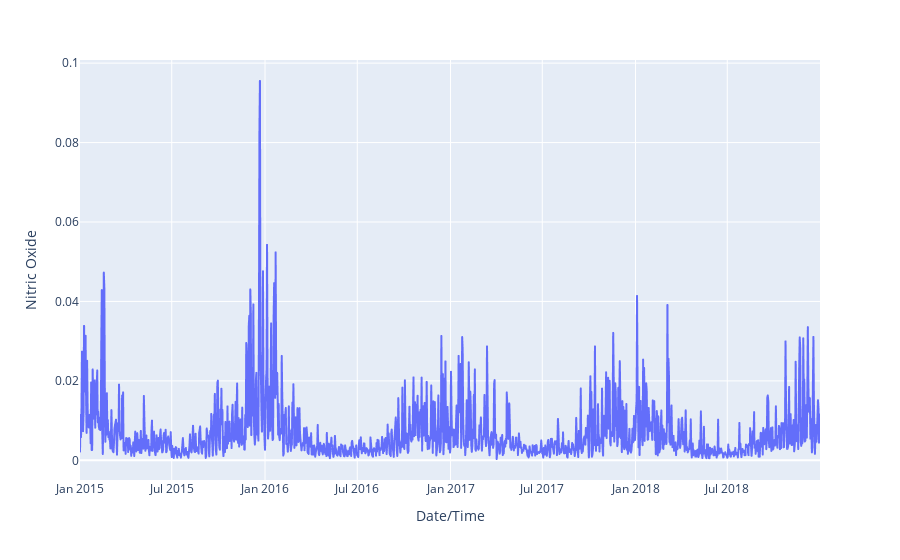

Notebook cell for this chart:
### Code cell
fig_NO = px.line(df4, x='Date/Time', y= 'Nitric Oxide')
fig_NO.show()

### Figure 1 — Plotly figure (JSON) as saved in the notebook; plotly's stock layout.template omitted (floating-point values rounded to 4 significant figures; data arrays with more than 128 entries replaced by an {"elided": "..."} marker saying what was removed)
{"data": [{"hovertemplate": "Date/Time=%{x}<br>Nitric Oxide=%{y}<extra></extra>", "legendgroup": "", "line": {"color": "#636efa", "dash": "solid"}, "marker": {"symbol": "circle"}, "mode": "lines", "name": "", "showlegend": false, "type": "scattergl", "x": {"elided": "1461 str values"}, "xaxis": "x", "y": {"elided": "1461 float values"}, "yaxis": "y"}], "layout": {"legend": {"tracegroupgap": 0}, "margin": {"t": 60}, "xaxis": {"anchor": "y", "domain": [0, 1], "title": {"text": "Date/Time"}}, "yaxis": {"anchor": "x", "domain": [0, 1], "title": {"text": "Nitric Oxide"}}}}
